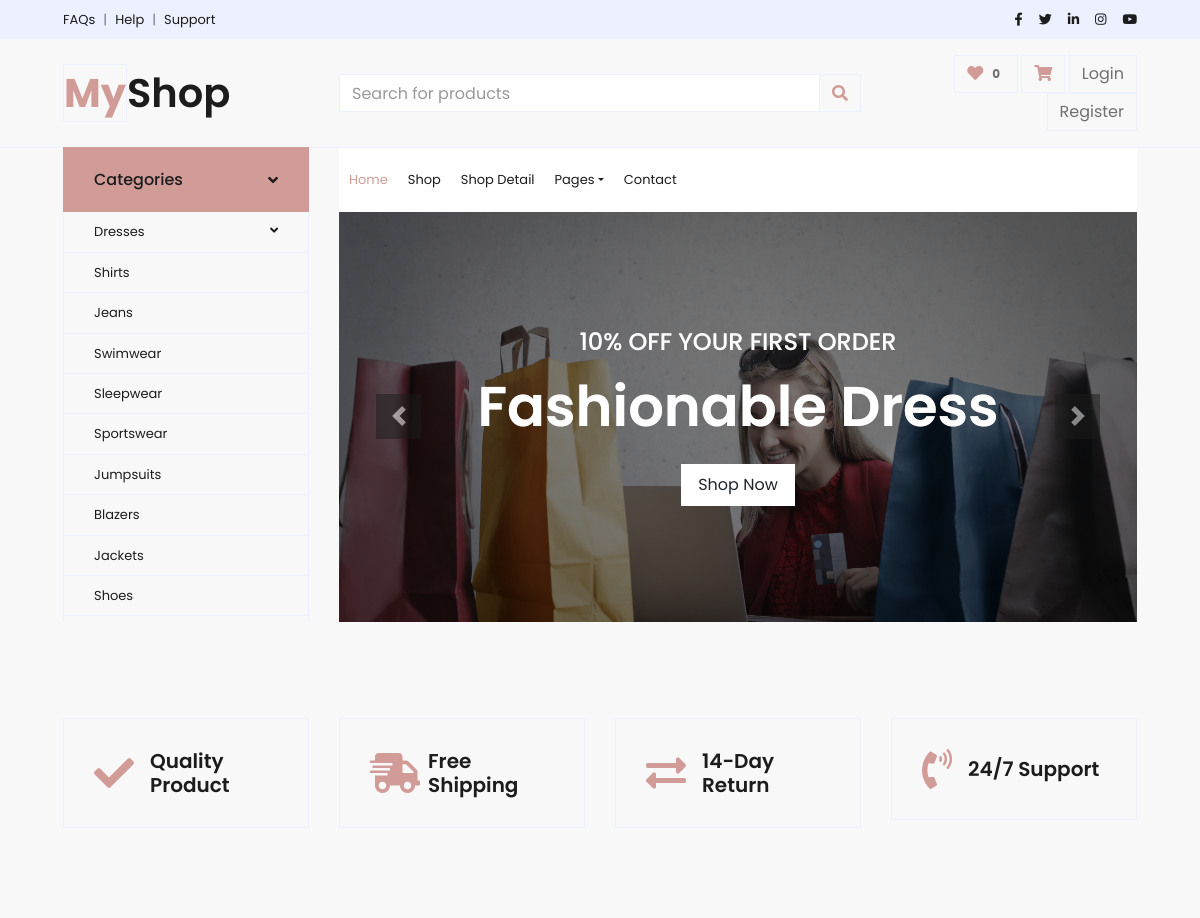
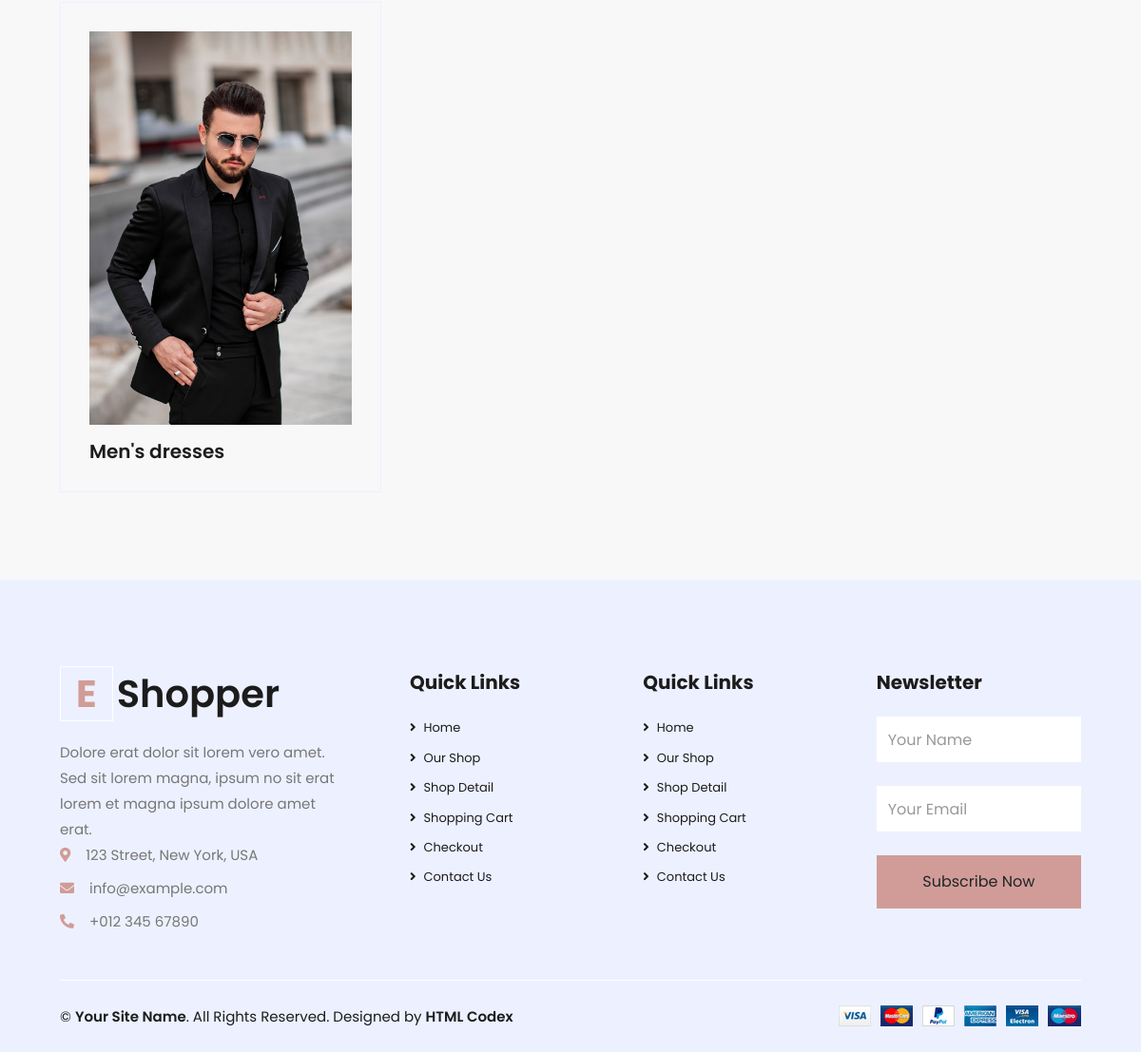
The page / on the database its author committed (2 pictures, top to bottom).
### order/models.py (models this page shows, shortened)
class Banner(BaseModel):
    product = models.ForeignKey(Product, on_delete=models.CASCADE, related_name='banner')
    image = models.ImageField(upload_to="banner")
    is_active = models.BooleanField(default=False)

### products/models.py (models this page shows, shortened)
class Category(BaseModel):
    category_name = models.CharField(max_length = 100)
    slug = models.SlugField(unique=True, null=True, blank=True)
    category_image = models.ImageField(upload_to = "category")

### main/views.py (the view)
# urls.py: path('', index, name='index'),
def index(request):
    categories = Category.objects.all()
    banners = Banner.objects.filter(is_active = True).order_by('uid')
    context= {
        'categories': categories,
        'banners' : banners
        }
    return render(request, 'main/index.html', context)

### templates/main/index.html (shortened to what this page needs)
{% extends 'base/base.html' %} {% block block_content %}
<div class="container-fluid mb-5">
  <div class="row border-top px-xl-5">
    <div class="col-lg-3 d-none d-lg-block">
      <a
        class="btn shadow-none d-flex align-items-center justify-content-between bg-primary text-white w-100"
        data-toggle="collapse"
        href="#navbar-vertical"
        style="height: 65px; margin-top: -1px; padding: 0 30px"
      >
        <h6 class="m-0">Categories</h6>
        <i class="fa fa-angle-down text-dark"></i>
      </a>
      <nav
        class="collapse show navbar navbar-vertical navbar-light align-items-start p-0 border border-top-0 border-bottom-0"
        id="navbar-vertical"
      >
        <div class="navbar-nav w-100 overflow-hidden" style="height: 410px">
          <div class="nav-item dropdown">
            <a href="#" class="nav-link" data-toggle="dropdown"
              >Dresses <i class="fa fa-angle-down float-right mt-1"></i
            ></a>
          </div>
          <a href="" class="nav-item nav-link">Shirts</a>
          <a href="" class="nav-item nav-link">Jeans</a>
          <a href="" class="nav-item nav-link">Swimwear</a>
          <a href="" class="nav-item nav-link">Sleepwear</a>
          <a href="" class="nav-item nav-link">Sportswear</a>
          <a href="" class="nav-item nav-link">Jumpsuits</a>
          <a href="" class="nav-item nav-link">Blazers</a>
          <a href="" class="nav-item nav-link">Jackets</a>
          <a href="" class="nav-item nav-link">Shoes</a>
        </div>
      </nav>
    </div>
    <div class="col-lg-9">
      <nav
        class="navbar navbar-expand-lg bg-light navbar-light py-3 py-lg-0 px-0"
      >
        <div
          class="collapse navbar-collapse justify-content-between"
          id="navbarCollapse"
        >
          <div class="navbar-nav mr-auto py-0">
            <a href="" class="nav-item nav-link active">Home</a>
            <a href="shop.html" class="nav-item nav-link">Shop</a>
            <a href="detail.html" class="nav-item nav-link">Shop Detail</a>
            <div class="nav-item dropdown">
              <a
                href="#"
                class="nav-link dropdown-toggle"
                data-toggle="dropdown"
                >Pages</a
              >
            </div>
            <a href="contact.html" class="nav-item nav-link">Contact</a>
          </div>
        </div>
      </nav>
      <div id="header-carousel" class="carousel slide" data-ride="carousel">
        <div class="carousel-inner">
          {% for banner in banners %}
          <div class="carousel-item active" style="height: 410px">
            <img class="img-fluid" src="/media/{{banner.image}}" alt="Image" />
            <div
              class="carousel-caption d-flex flex-column align-items-center justify-content-center"
            >
              <div class="p-3" style="max-width: 700px">
                <h4 class="text-light text-uppercase font-weight-medium mb-3">
                  10% Off Your First Order
                </h4>
                <h3 class="display-4 text-white font-weight-semi-bold mb-4">
                  Fashionable Dress
                </h3>
                <a href="" class="btn btn-light py-2 px-3">Shop Now</a>
              </div>
            </div>
          </div>
          {% endfor %}
        </div>
        <a
          class="carousel-control-prev"
          href="#header-carousel"
          data-slide="prev"
        >
          <div class="btn btn-dark" style="width: 45px; height: 45px">
            <span class="carousel-control-prev-icon mb-n2"></span>
          </div>
        </a>
        <a
          class="carousel-control-next"
          href="#header-carousel"
          data-slide="next"
        >
          <div class="btn btn-dark" style="width: 45px; height: 45px">
            <span class="carousel-control-next-icon mb-n2"></span>
          </div>
        </a>
      </div>
    </div>
  </div>
</div>
<div class="container-fluid pt-5">
  <div class="row px-xl-5 pb-3">
    <div class="col-lg-3 col-md-6 col-sm-12 pb-1">
      <div class="d-flex align-items-center border mb-4" style="padding: 30px">
        <h1 class="fa fa-check text-primary m-0 mr-3"></h1>
        <h5 class="font-weight-semi-bold m-0">Quality Product</h5>
      </div>
    </div>
    <div class="col-lg-3 col-md-6 col-sm-12 pb-1">
      <div class="d-flex align-items-center border mb-4" style="padding: 30px">
        <h1 class="fa fa-shipping-fast text-primary m-0 mr-2"></h1>
        <h5 class="font-weight-semi-bold m-0">Free Shipping</h5>
      </div>
    </div>
    <div class="col-lg-3 col-md-6 col-sm-12 pb-1">
      <div class="d-flex align-items-center border mb-4" style="padding: 30px">
        <h1 class="fas fa-exchange-alt text-primary m-0 mr-3"></h1>
        <h5 class="font-weight-semi-bold m-0">14-Day Return</h5>
      </div>
    </div>
    <div class="col-lg-3 col-md-6 col-sm-12 pb-1">
      <div class="d-flex align-items-center border mb-4" style="padding: 30px">
        <h1 class="fa fa-phone-volume text-primary m-0 mr-3"></h1>
        <h5 class="font-weight-semi-bold m-0">24/7 Support</h5>
      </div>
    </div>
  </div>
</div>
<div class="container-fluid pt-5">
  <div class="row px-xl-5 pb-3">
    {% for item in categories %}
    <div class="col-lg-4 col-md-6 pb-1">
      <div
        class="cat-item d-flex flex-column border mb-4"
        style="padding: 30px"
      >
        <a
          href=" {% url 'products' item.slug %}"
          class="cat-img position-relative overflow-hidden mb-3"
        >
          <img
            class="img-fluid"
            src="/media/{{item.category_image}}"
            alt="{{item.category_name}} "
          />
        </a>
        <h5 class="font-weight-semi-bold m-0">{{item.category_name}}</h5>
      </div>
    </div>
    {% endfor %}
  </div>
</div>
{% endblock block_content %}

### rows shown on the page
Banner: image (picture)
Category: category_image (picture), category_name "Men's dresses"
